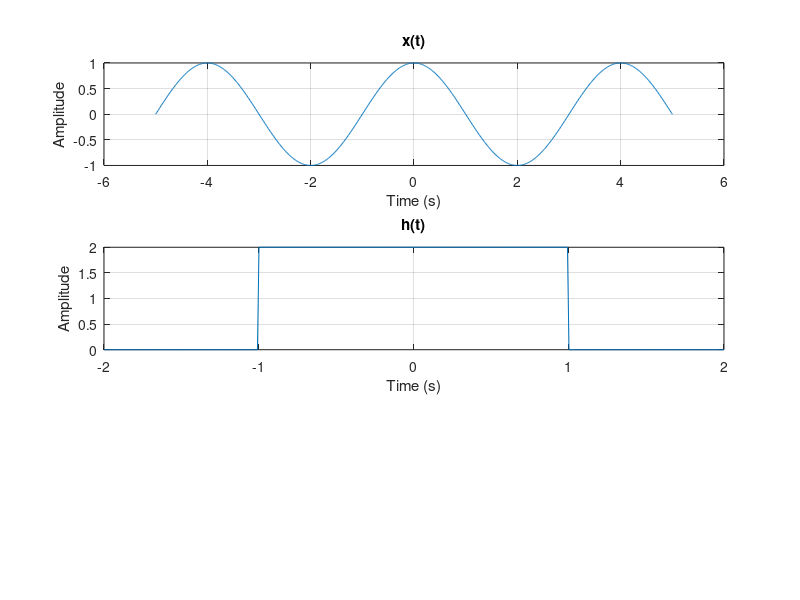

Write the MATLAB code that produced this figure. (Note: this script raises an error after producing the figure.)
ts = 0.01;                   % Βήμα στο χρόνο
tx = -5:ts:5;                % Άξονας χρόνου για το σήμα x(t)
x = cos(pi * tx/ 2);         % x(t)
th = -2:ts:2;                % Άξονας χρόνου για το σήμα h(t)
h = 2*rectpuls(th/2);        % h(t)
subplot(311); plot(tx, x);   % Γράφημα του x(t)
xlabel('Time (s)');          % Ετικέτα άξονα x
ylabel('Amplitude');         % Ετικέτα άξονα y
title('x(t)'); grid;         % Τίτλος
subplot(312); plot(th, h);   % Γράφημα του h(t)
xlabel('Time (s)');          % Ετικέτα άξονα x
ylabel('Amplitude');         % Ετικέτα άξονα y
title('h(t)'); grid;         % Τίτλος
ty = -7:Dt:7;                % Άξονας συνέλιξης (ιδιότητα εύρους)
y = Dt*conv(x,h);            % Συνέλιξη x(t) με h(t)
subplot(313); plot(ty, y);   % Γράφημα συνέλιξης
xlabel('Time (s)');          % Ετικέτα άξονα x
ylabel('Amplitude');         % Ετικέτα άξονα y
title('Convolution!'); grid; % Τίτλος
